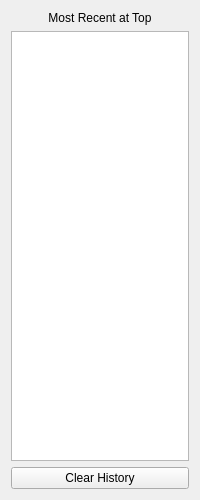
<?xml version="1.0" encoding="UTF-8"?>
<ui version="4.0">
 <class>errorhistorydlg</class>
 <widget class="QWidget" name="errorhistorydlg">
  <property name="geometry">
   <rect>
    <x>0</x>
    <y>0</y>
    <width>200</width>
    <height>500</height>
   </rect>
  </property>
  <property name="minimumSize">
   <size>
    <width>200</width>
    <height>500</height>
   </size>
  </property>
  <property name="font">
   <font>
    <family>Segoe UI</family>
    <pointsize>9</pointsize>
   </font>
  </property>
  <property name="windowTitle">
   <string>Device Errors</string>
  </property>
  <layout class="QVBoxLayout" name="verticalLayout">
   <item>
    <widget class="QLabel" name="mostRecentLabel">
     <property name="text">
      <string>Most Recent at Top</string>
     </property>
     <property name="alignment">
      <set>Qt::AlignCenter</set>
     </property>
    </widget>
   </item>
   <item>
    <widget class="QListWidget" name="errorListWidget"/>
   </item>
   <item>
    <widget class="QPushButton" name="clearHistoryButton">
     <property name="text">
      <string>Clear History</string>
     </property>
    </widget>
   </item>
  </layout>
 </widget>
 <layoutdefault spacing="6" margin="11"/>
 <resources/>
 <connections/>
</ui>
